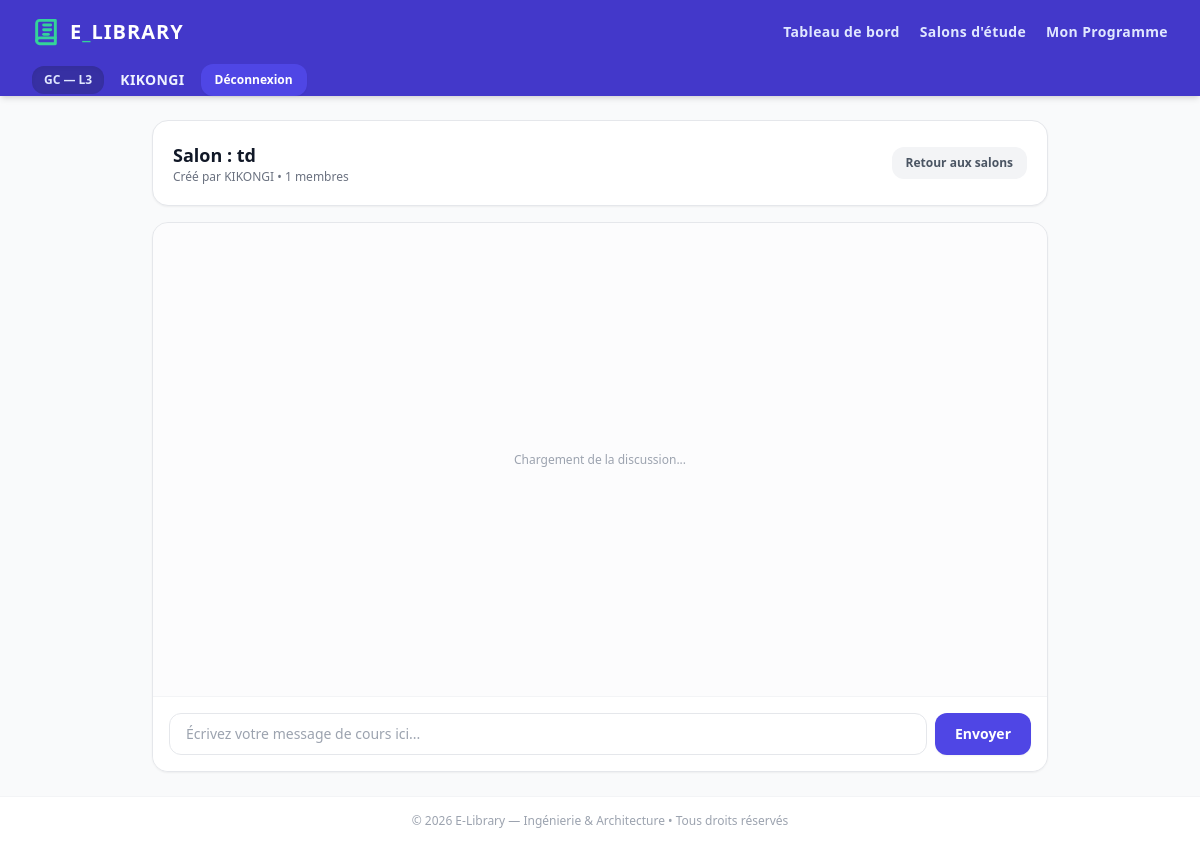
/salons/2/ (signed in), run on the app's committed database.
### core/models.py (models this page shows, shortened)
class Profile(models.Model):
    user = models.OneToOneField(User, on_delete=models.CASCADE, related_name='profile')
    filiere = models.ForeignKey(Filiere, on_delete=models.SET_NULL, null=True, blank=True)
    promotion = models.CharField(max_length=2, choices=PROMO_CHOICES, db_index=True)
    class Meta:
        verbose_name = "Profil Étudiant"
        verbose_name_plural = "Profils Étudiants"

class Filiere(models.Model):
    nom = models.CharField(max_length=100, unique=True, db_index=True)
    class Meta:
        verbose_name = "Filière"
        verbose_name_plural = "Filières"
        ordering = ['nom']

class SalonDeDiscussion(models.Model):
    nom = models.CharField(max_length=100)
    createur = models.ForeignKey(User, on_delete=models.CASCADE, related_name="salons_crees")
    membres = models.ManyToManyField(User, related_name="salons_rejoints")
    date_creation = models.DateTimeField(auto_now_add=True)
    class Meta:
        verbose_name = "Salon de discussion"
        verbose_name_plural = "Salons de discussion"
        ordering = ['-date_creation']

### core/views.py (the view)
# urls.py: path('salons/<int:salon_id>/', views.voir_salon, name='voir_salon'),
@login_required
def voir_salon(request, salon_id):
    salon = get_object_or_404(
        SalonDeDiscussion.objects.prefetch_related('membres'),
        id=salon_id
    )
    if request.user not in salon.membres.all():
        messages.error(request, "Vous n'avez pas accès à ce salon d'études.")
        return redirect('gestion_salons')
    return render(request, 'core/salon_detail.html', {'salon': salon})

### core/templates/core/salon_detail.html (shortened to what this page needs)
{% extends 'core/base.html' %}
{% block content %}
<div class="max-w-4xl mx-auto space-y-4">
    <div class="bg-white rounded-2xl p-5 border border-gray-200 shadow-sm flex items-center justify-between">
        <div>
            <h1 class="text-lg font-extrabold text-gray-900">Salon : {{ salon.nom }}</h1>
            <p class="text-xs text-gray-500 font-medium">Créé par {{ salon.createur.username }} • {{ salon.membres.count }} membres</p>
        </div>
        <a href="{% url 'gestion_salons' %}" class="px-3.5 py-2 text-xs font-bold text-gray-600 bg-gray-100 hover:bg-gray-200 rounded-xl transition">
            Retour aux salons
        </a>
    </div>
    <div class="bg-white rounded-2xl border border-gray-200 shadow-sm flex flex-col h-[550px] overflow-hidden">
        <div id="chat-box" class="flex-grow p-5 overflow-y-auto space-y-4 bg-gray-50/50 scroll-smooth">
            <div class="flex items-center justify-center h-full">
                <p class="text-xs font-medium text-gray-400 animate-pulse">Chargement de la discussion...</p>
            </div>
        </div>
        <form id="chat-form" class="p-4 border-t border-gray-100 bg-white flex gap-2">
            <input type="text" id="chat-input" placeholder="Écrivez votre message de cours ici..." required autocomplete="off" max="2000"
                   class="flex-grow px-4 py-2.5 border border-gray-200 rounded-xl text-sm focus:ring-2 focus:ring-indigo-500/20 focus:border-indigo-500 outline-none transition">
            <button type="submit" class="bg-indigo-600 hover:bg-indigo-700 text-white font-bold px-5 rounded-xl text-sm transition shadow-sm active:scale-95">
                Envoyer
            </button>
        </form>
    </div>
</div>
{% endblock %}

### core/templates/core/base.html (shortened to what this page needs)
<!DOCTYPE html>
<html lang="fr" class="h-full bg-gray-50">
<head>
    <script src="https://cdn.tailwindcss.com"></script>
</head>
<body class="flex flex-col h-full text-gray-800 antialiased">
    <nav class="bg-indigo-700 shadow-md text-white sticky top-0 z-50">
        <div class="max-w-7xl mx-auto px-4 sm:px-6 lg:px-8">
            <div class="flex items-center justify-between h-16">
                        <a href="{% if user.is_authenticated %}{% url 'dashboard' %}{% else %}{% url 'home_publique' %}{% endif %}"
   class="flex items-center gap-2.5 font-black text-xl tracking-wider hover:opacity-90 transition">
    <span class="text-white">E<span class="text-emerald-400">_</span>LIBRARY</span>
</a>
                    {% if user.is_authenticated %}
                    <div class="hidden md:flex items-center gap-5 text-sm font-bold tracking-wide">
                        <a href="{% url 'dashboard' %}" class="text-indigo-100 hover:text-white transition">Tableau de bord</a>
                        <a href="{% url 'gestion_salons' %}" class="text-indigo-100 hover:text-white transition">Salons d'étude</a>
                        <a href="{% url 'voir_programme' %}" class="text-indigo-100 hover:text-white transition">Mon Programme</a>
                    </div>
                    {% endif %}
                </div>
                <div class="flex items-center gap-4 text-sm">
                    {% if user.is_authenticated %}
                        <span class="hidden sm:inline-block bg-indigo-800 px-3 py-1.5 rounded-xl text-indigo-100 font-bold text-xs shadow-inner">
                            {{ user.profile.filiere.nom|default:"Général" }} — {{ user.profile.promotion }}
                        </span>
                        <span class="font-bold text-indigo-50 tracking-wide hidden sm:inline">
                            {{ user.username }}
                        </span>
                        <form action="{% url 'deconnexion' %}" method="POST" class="inline">
                            <button type="submit" class="bg-indigo-600 hover:bg-red-600 px-3.5 py-2 rounded-xl transition text-xs font-extrabold shadow-sm active:scale-95">
                                Déconnexion
                            </button>
                        </form>
                    {% else %}
                        <a href="{% url 'inscription' %}" class="bg-white text-indigo-700 hover:bg-indigo-50 px-4 py-2 rounded-xl font-bold text-xs transition shadow-sm active:scale-95">
                            S'inscrire
                        </a>
                    {% endif %}
                </div>
            </div>
    </nav>
    <main class="flex-grow max-w-7xl w-full mx-auto px-4 sm:px-6 lg:px-8 py-6">
        {% block content %}{% endblock %}
    </main>
    <footer class="bg-white border-t border-gray-100 py-4 text-center text-xs font-medium text-gray-400">
        <p>&copy; 2026 E-Library — Ingénierie & Architecture • Tous droits réservés</p>
    </footer>
</body>
</html>

### data on the page
SalonDeDiscussion: nom "td", createur.username "KIKONGI", membres.count "1"

### other printed values
{{ user.profile.filiere.nom|default:"Général" }} "GC"
{{ user.profile.promotion }} "L3"
{{ user.username }} "KIKONGI"
